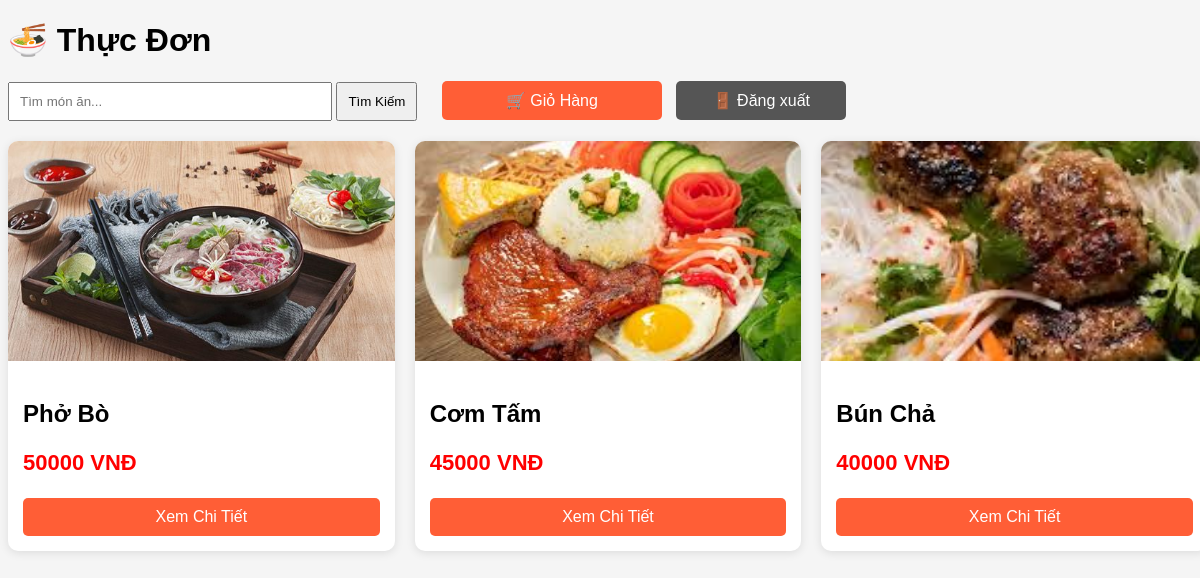
/customer/menu, run on the app's committed database.
### fixed_app.py (models this page shows)
class Food(db.Model):
    id = db.Column(db.Integer, primary_key=True)
    name = db.Column(db.String(100), nullable=False)
    description = db.Column(db.Text)
    price = db.Column(db.Integer)
    image = db.Column(db.String(255))
    chef_id = db.Column(db.Integer, db.ForeignKey('staff.id'))
    staff_ids = db.Column(db.String(255))

### fixed_app.py (the view)
@app.route('/customer/menu')
def customer_menu():
    foods = Food.query.all()
    return render_template('customer_menu.html', foods=foods)

### templates/customer_menu.html (shortened to what this page needs)
<!doctype html>
<html>
  <head>
  </head>
  <body>
    <div class="container">
      <h1>🍜 Thực Đơn</h1>
      <form action="/search" method="GET" style="margin-bottom: 20px">
        <input
          type="text"
          name="keyword"
          placeholder="Tìm món ăn..."
          style="padding: 10px; width: 300px"
        />
        <button type="submit" style="padding: 10px">Tìm Kiếm</button>
        <a
          href="/cart"
          class="btn"
          style="display: inline-block; width: 200px; margin-left: 20px"
        >
          🛒 Giỏ Hàng
        </a>
        <a
          href="/logout"
          class="btn"
          style="display: inline-block; width: 150px; margin-left: 10px; background: #555;"
        >
          🚪 Đăng xuất
        </a>
      </form>
      <div class="foods">
        {% for food in foods %}
        <div class="card">
          <img
            src="{{ url_for('static',
filename='food/' + food.image) }}"
          />
          <div class="card-body">
            <h2>{{ food.name }}</h2>
            <p class="price">{{ food.price }} VNĐ</p>
            <a class="btn" href="/food/{{ food.id }}"> Xem Chi Tiết </a>
          </div>
        </div>
        {% endfor %}
      </div>
    </div>
  </body>
</html>

### templates/customer_menu.html (style rules this page uses)
body { background: #f5f5f5; font-family: Arial; }
.container { width: 1200px; margin: auto; }
.foods { display: grid; grid-template-columns: repeat(3, minmax(0, 1fr)); gap: 20px; }
.card { background: white; border-radius: 10px; overflow: hidden; box-shadow: 0 2px 10px rgba(0, 0, 0, 0.1); }
.card img { width: 100%; height: 220px; object-fit: cover; }
.card-body { padding: 15px; }
.price { color: red; font-weight: bold; font-size: 22px; }
.btn { display: block; text-align: center; padding: 10px; background: #ff5e36; color: white; text-decoration: none; border-radius: 5px; }

### data on the page
Food: image (picture), name "Phở Bò", price "50000"
Food: image (picture), name "Cơm Tấm", price "45000"
Food: image (picture), name "Bún Chả", price "40000"
